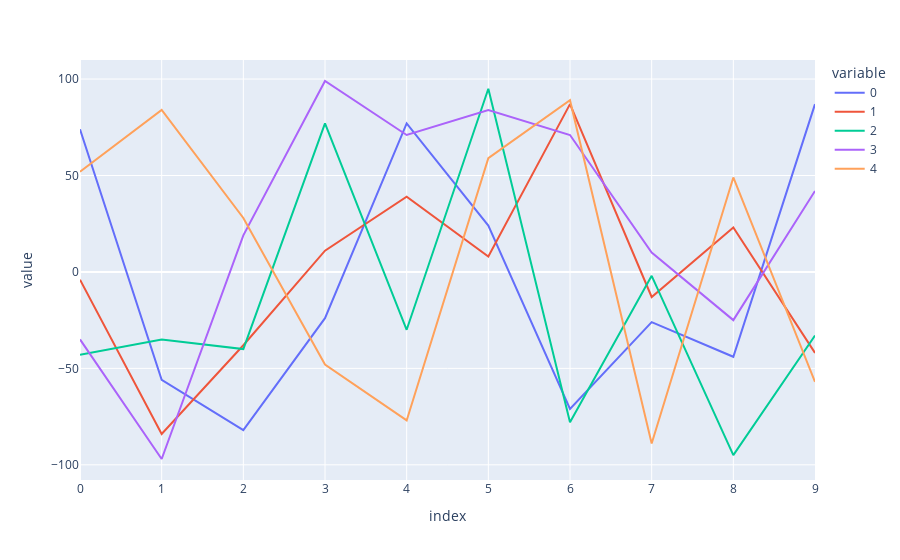

Notebook source saved alongside this figure:
### Code cell
a = np.random.randint(low=-100, high=100, size=(10, 5))
df = pd.DataFrame(a)

px.line(df)

### Figure 1 — Plotly figure (JSON) as saved in the notebook; plotly's stock layout.template omitted (floating-point values rounded to 4 significant figures)
{"data": [{"hovertemplate": "variable=0<br>index=%{x}<br>value=%{y}<extra></extra>", "legendgroup": "0", "line": {"color": "#636efa", "dash": "solid"}, "marker": {"symbol": "circle"}, "mode": "lines", "name": "0", "orientation": "v", "showlegend": true, "type": "scatter", "x": [0, 1, 2, 3, 4, 5, 6, 7, 8, 9], "xaxis": "x", "y": [74, -56, -82, -24, 77, 24, -71, -26, -44, 87], "yaxis": "y"}, {"hovertemplate": "variable=1<br>index=%{x}<br>value=%{y}<extra></extra>", "legendgroup": "1", "line": {"color": "#EF553B", "dash": "solid"}, "marker": {"symbol": "circle"}, "mode": "lines", "name": "1", "orientation": "v", "showlegend": true, "type": "scatter", "x": [0, 1, 2, 3, 4, 5, 6, 7, 8, 9], "xaxis": "x", "y": [-4, -84, -38, 11, 39, 8, 87, -13, 23, -42], "yaxis": "y"}, {"hovertemplate": "variable=2<br>index=%{x}<br>value=%{y}<extra></extra>", "legendgroup": "2", "line": {"color": "#00cc96", "dash": "solid"}, "marker": {"symbol": "circle"}, "mode": "lines", "name": "2", "orientation": "v", "showlegend": true, "type": "scatter", "x": [0, 1, 2, 3, 4, 5, 6, 7, 8, 9], "xaxis": "x", "y": [-43, -35, -40, 77, -30, 95, -78, -2, -95, -33], "yaxis": "y"}, {"hovertemplate": "variable=3<br>index=%{x}<br>value=%{y}<extra></extra>", "legendgroup": "3", "line": {"color": "#ab63fa", "dash": "solid"}, "marker": {"symbol": "circle"}, "mode": "lines", "name": "3", "orientation": "v", "showlegend": true, "type": "scatter", "x": [0, 1, 2, 3, 4, 5, 6, 7, 8, 9], "xaxis": "x", "y": [-35, -97, 19, 99, 71, 84, 71, 10, -25, 42], "yaxis": "y"}, {"hovertemplate": "variable=4<br>index=%{x}<br>value=%{y}<extra></extra>", "legendgroup": "4", "line": {"color": "#FFA15A", "dash": "solid"}, "marker": {"symbol": "circle"}, "mode": "lines", "name": "4", "orientation": "v", "showlegend": true, "type": "scatter", "x": [0, 1, 2, 3, 4, 5, 6, 7, 8, 9], "xaxis": "x", "y": [52, 84, 28, -48, -77, 59, 89, -89, 49, -57], "yaxis": "y"}], "layout": {"legend": {"title": {"text": "variable"}, "tracegroupgap": 0}, "margin": {"t": 60}, "xaxis": {"anchor": "y", "domain": [0, 1], "title": {"text": "index"}}, "yaxis": {"anchor": "x", "domain": [0, 1], "title": {"text": "value"}}}}
